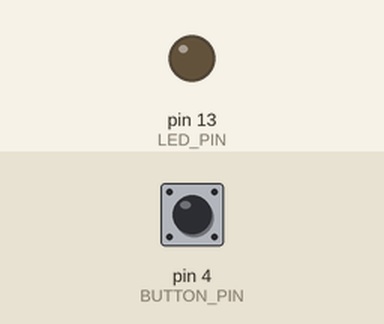
This sketch was run on a simulated Arduino Uno, built with avr-gcc and run on an emulated ATmega328P. On the bench: output pins drawn as LEDs (lit = HIGH). The test bench sets the inputs (shaded band); at power-on: pin 4 (BUTTON_PIN) LOW. What the sketch prints to the serial monitor is not drawn.

Above: at 1.2 s.
1.3 s: pin 4 (BUTTON_PIN) pulled HIGH for 0.15 s
At 1.43 s:
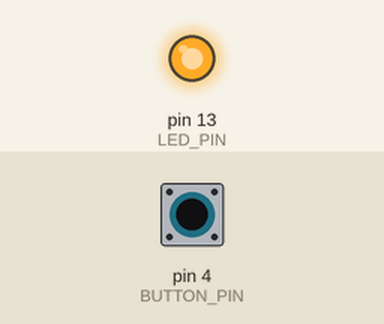
3.0 s: pin 4 (BUTTON_PIN) pulled HIGH for 3.2 s
At 7.0 s:
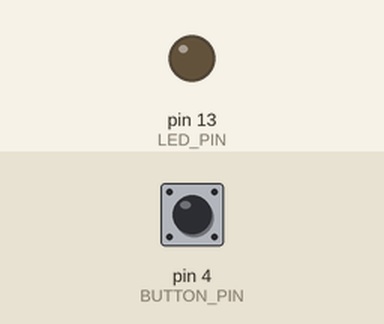
Timing chart, 0 to 8.5 s (numbered marks = the images above; inputs shaded):
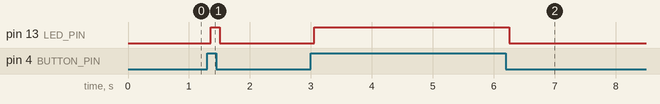

Measured:
- after the input at 1.3 s, pin 13 (LED_PIN): LOW → HIGH after 0.06 s, → LOW 0.15 s later
- after the input at 3.0 s, pin 13 (LED_PIN): LOW → HIGH after 0.06 s, → LOW 3.2 s later

The sketch:

button-debouncing.ino
```cpp
#include <Debounce.h>

const int BUTTON_PIN = 4;
const int LED_PIN = LED_BUILTIN;

Debounce Button(BUTTON_PIN, 50, false);

void setup()
{
    Serial.begin(9600);

    pinMode(BUTTON_PIN, INPUT);
    pinMode(LED_PIN, OUTPUT);
}

void loop()
{
   // Read the button state and write it to the LED.
   byte status = Button.read();
   digitalWrite(LED_PIN, status);

   // Read the button count and write it to the Serial interface.
   unsigned int count = Button.count();
   Serial.println(count);
}
```
